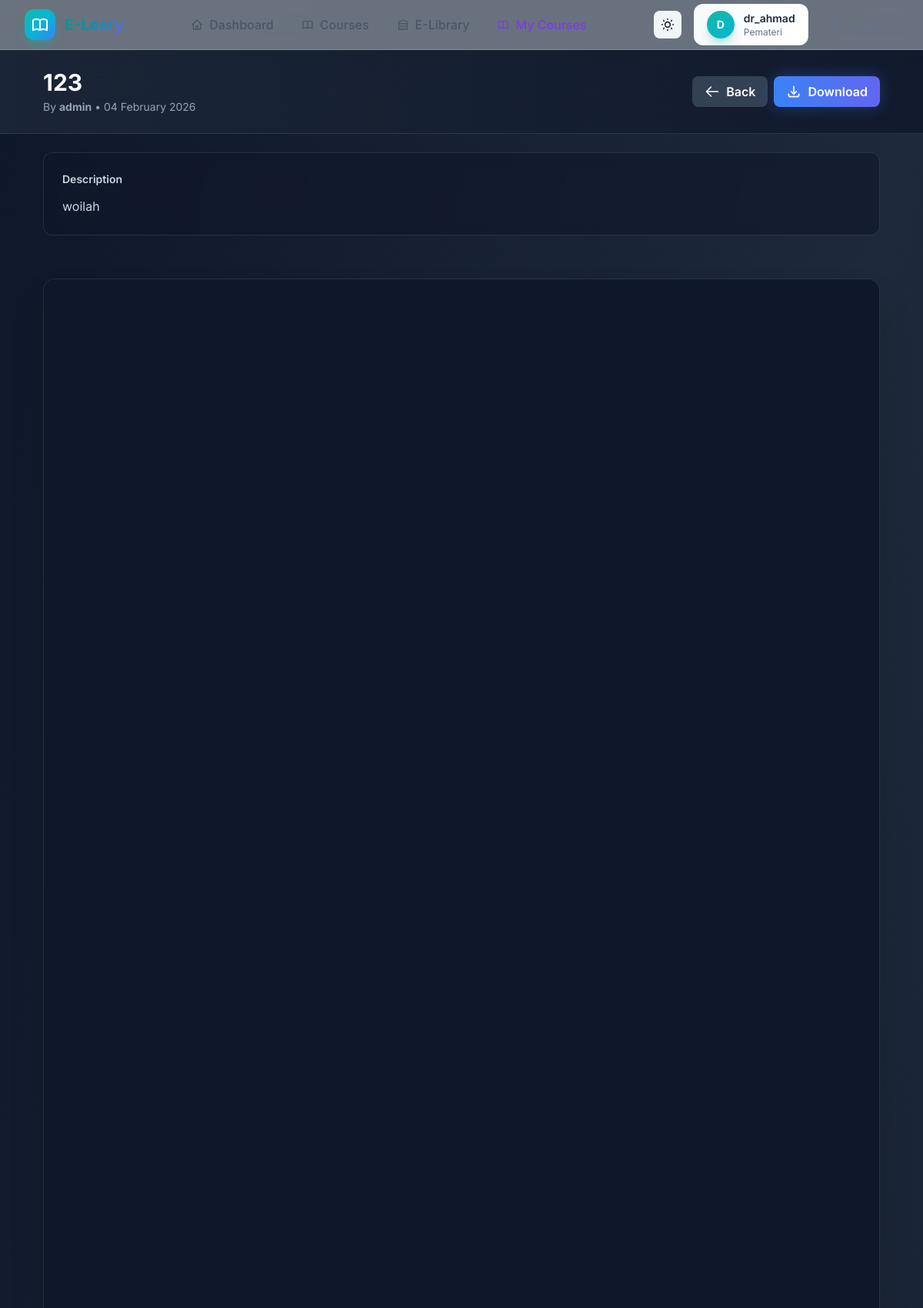
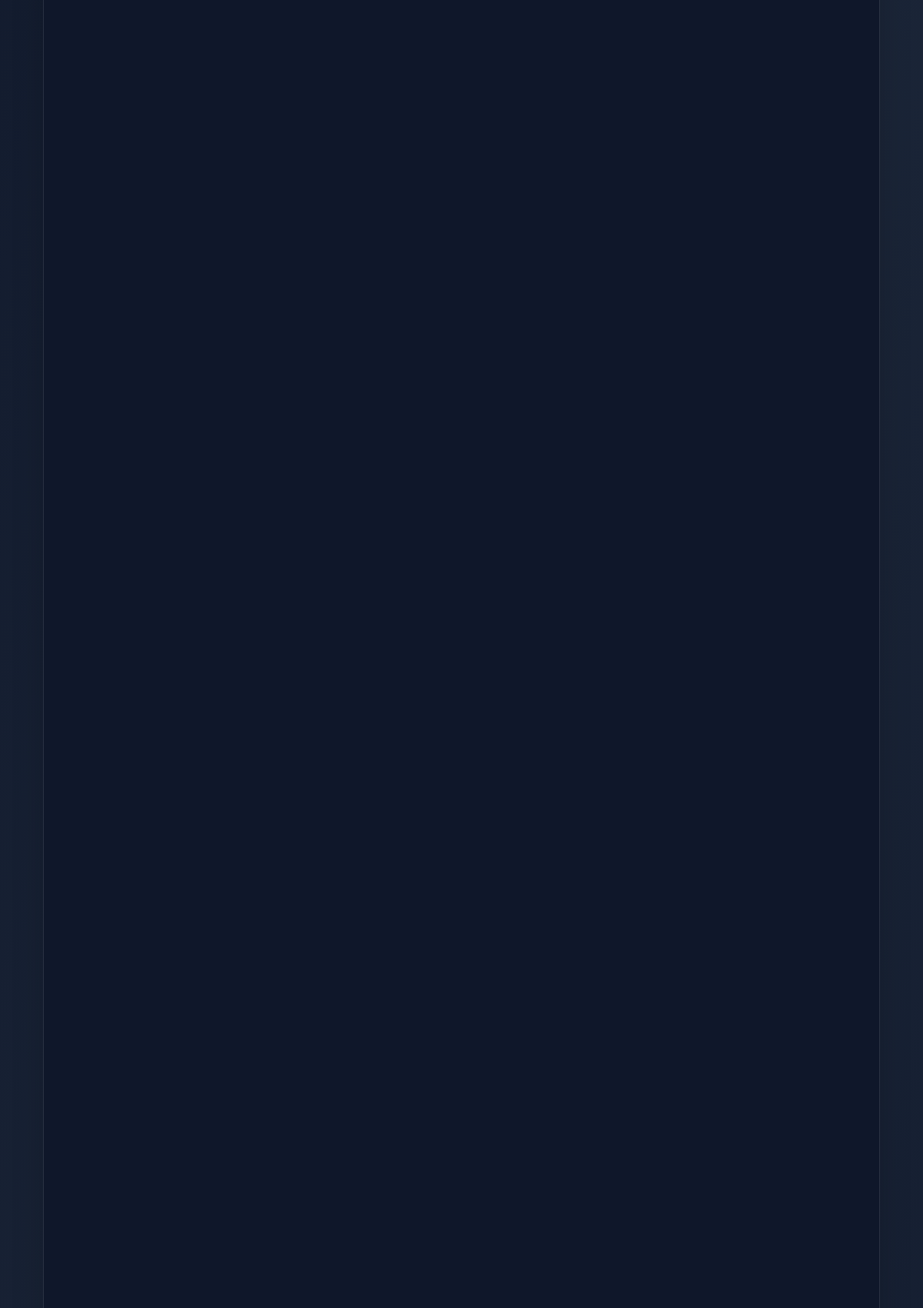
Page /library/5/preview (signed in, upper part) on the committed database (2 pictures, top to bottom).
### models.py (models this page shows, shortened)
class User(UserMixin, db.Model):
    id = db.Column(db.Integer, primary_key=True)
    username = db.Column(db.String(120), unique=True, nullable=False, index=True)
    email = db.Column(db.String(120), unique=True, nullable=False, index=True)
    password_hash = db.Column(db.String(255), nullable=False)
    role = db.Column(db.String(20), default='user', nullable=False)  # 'admin', 'pemateri', or 'user'
    pending_role = db.Column(db.String(20), nullable=True)  # Requested role pending admin approval
    division = db.Column(db.String(100), nullable=True)  # e.g., Medical, IT, Admin, Mahasiswa/Koas
    created_at = db.Column(db.DateTime, default=datetime.utcnow)
    uploaded_books = db.relationship('LibraryBook', backref='uploader', lazy='dynamic', foreign_keys='LibraryBook.uploader_id')
    attendance_logs = db.relationship('AttendanceLog', backref='user', lazy='dynamic')
    enrollments = db.relationship('CourseEnrollment', backref='user', lazy='dynamic')
    instructed_courses = db.relationship('Course', backref='instructor_user', lazy='dynamic', foreign_keys='Course.instructor_id')
    def is_admin(self):
        return self.role == 'admin'
    def can_manage_courses(self):
        return self.role in ['admin', 'pemateri']

class LibraryBook(db.Model):
    id = db.Column(db.Integer, primary_key=True)
    uploader_id = db.Column(db.Integer, db.ForeignKey('user.id'), nullable=False, index=True)
    title = db.Column(db.String(255), nullable=False)
    description = db.Column(db.Text, nullable=True)
    file_path = db.Column(db.String(255), nullable=False)
    status = db.Column(db.String(20), default='pending', nullable=False)  # 'pending', 'approved', 'rejected'
    created_at = db.Column(db.DateTime, default=datetime.utcnow)
    updated_at = db.Column(db.DateTime, default=datetime.utcnow, onupdate=datetime.utcnow)

### app/routes/library.py (the view)
    @app.route('/library/<int:book_id>/preview')
    @login_required
    def preview_document(book_id):
        book = LibraryBook.query.get_or_404(book_id)
        if book.status == 'pending' and not current_user.is_admin():
            flash('You do not have permission to view this document.', 'danger')
            return redirect(url_for('library'))
        elif book.status == 'rejected':
            flash('This document has been rejected.', 'danger')
            return redirect(url_for('library'))
        return render_template('preview.html', book=book)

### templates/preview.html (shortened to what this page needs)
{% extends 'base.html' %}
{% block content %}
<div class="min-h-screen bg-gradient-to-br from-slate-900 via-slate-800 to-slate-900">
    <div class="bg-gradient-to-r from-slate-800/80 to-slate-900/80 backdrop-blur-xl border-b border-white/10 sticky top-16 z-40">
        <div class="max-w-6xl mx-auto px-4 py-6 sm:px-6 lg:px-8">
            <div class="flex items-center justify-between gap-4">
                <div class="flex-1 min-w-0">
                    <h1 class="text-2xl md:text-3xl font-bold text-white truncate">{{ book.title }}</h1>
                    <p class="text-slate-400 text-sm mt-1">
                        By <strong>{{ book.uploader.username }}</strong> • {{ book.created_at.strftime('%d %B %Y') }}
                    </p>
                </div>
                <div class="flex gap-2 flex-shrink-0">
                    <a href="{{ url_for('library') }}" class="inline-flex items-center gap-2 bg-slate-700 hover:bg-slate-600 text-white font-semibold py-2 px-4 rounded-lg transition-colors">
                        <svg class="w-5 h-5" fill="none" stroke="currentColor" viewBox="0 0 24 24">
                            <path stroke-linecap="round" stroke-linejoin="round" stroke-width="2" d="M10 19l-7-7m0 0l7-7m-7 7h18"/>
                        </svg>
                        Back
                    </a>
                    <a href="{{ url_for('download_document', book_id=book.id) }}" class="inline-flex items-center gap-2 btn-glow bg-gradient-to-r from-blue-500 to-indigo-500 hover:from-blue-600 hover:to-indigo-600 text-white font-semibold py-2 px-4 rounded-lg shadow-lg shadow-blue-500/30 transition-all duration-300">
                        <svg class="w-5 h-5" fill="none" stroke="currentColor" viewBox="0 0 24 24">
                            <path stroke-linecap="round" stroke-linejoin="round" stroke-width="2" d="M4 16v1a3 3 0 003 3h10a3 3 0 003-3v-1m-4-4l-4 4m0 0l-4-4m4 4V4"/>
                        </svg>
                        Download
                    </a>
                </div>
            </div>
        </div>
    </div>
    {% if book.description %}
    <div class="max-w-6xl mx-auto px-4 py-6 sm:px-6 lg:px-8">
        <div class="glass rounded-xl border border-white/10 backdrop-blur-xl p-6">
            <h3 class="text-sm font-semibold text-slate-300 mb-3">Description</h3>
            <p class="text-slate-300 leading-relaxed">{{ book.description }}</p>
        </div>
    </div>
    {% endif %}
    <div class="max-w-6xl mx-auto px-4 py-8 sm:px-6 lg:px-8">
        <div class="glass rounded-2xl border border-white/10 backdrop-blur-xl overflow-hidden shadow-2xl">
            {% if book.file_path.endswith('.pdf') %}
                <div class="bg-slate-900 rounded-lg">
                    <iframe
                        src="{{ url_for('view_document', book_id=book.id) }}"
                        class="w-full h-screen rounded-lg"
                        type="application/pdf">
                        <p class="text-white p-6">
                            PDF preview is not supported in your browser.
                            <a href="{{ url_for('download_document', book_id=book.id) }}" class="text-blue-400 hover:text-blue-300 underline">Download the file instead</a>.
                        </p>
                    </iframe>
                </div>
            {% endif %}
        </div>
    </div>
</div>
{% endblock %}

### templates/base.html (shortened to what this page needs)
<!DOCTYPE html>
<html lang="en" id="html-root">
<head>
    <script src="https://cdn.tailwindcss.com"></script>
</head>
<body class="bg-gradient-mesh min-h-screen dark:bg-slate-900 dark:text-slate-100">
    <nav class="glass dark:glass-dark border-b border-white/20 dark:border-slate-700 sticky top-0 z-40 shadow-lg shadow-black/5">
        <div class="max-w-7xl mx-auto px-4 sm:px-6 lg:px-8">
            <div class="flex justify-between items-center h-16">
                <div class="flex items-center gap-3">
                    <div class="w-10 h-10 bg-gradient-to-br from-teal-500 via-cyan-500 to-blue-500 rounded-xl flex items-center justify-center shadow-lg shadow-teal-500/30 animate-pulse-slow">
                    </div>
                    <span class="text-xl font-bold gradient-text">E-Leary</span>
                </div>
                {% if current_user.is_authenticated %}
                    <div class="hidden md:flex items-center gap-1">
                        <a href="{{ url_for('index') }}" class="px-4 py-2 rounded-lg text-slate-600 dark:text-slate-300 hover:text-teal-600 dark:hover:text-teal-400 hover:bg-teal-50 dark:hover:bg-slate-700 font-medium transition-all duration-200">
                            <span class="flex items-center gap-2">
                                <svg class="w-4 h-4" fill="none" stroke="currentColor" viewBox="0 0 24 24"><path stroke-linecap="round" stroke-linejoin="round" stroke-width="2" d="M3 12l2-2m0 0l7-7 7 7M5 10v10a1 1 0 001 1h3m10-11l2 2m-2-2v10a1 1 0 01-1 1h-3m-6 0a1 1 0 001-1v-4a1 1 0 011-1h2a1 1 0 011 1v4a1 1 0 001 1m-6 0h6"/></svg>
                                Dashboard
                            </span>
                        </a>
                        <a href="{{ url_for('courses') }}" class="px-4 py-2 rounded-lg text-slate-600 dark:text-slate-300 hover:text-teal-600 dark:hover:text-teal-400 hover:bg-teal-50 dark:hover:bg-slate-700 font-medium transition-all duration-200">
                            <span class="flex items-center gap-2">
                                Courses
                            </span>
                        </a>
                        <a href="{{ url_for('library') }}" class="px-4 py-2 rounded-lg text-slate-600 dark:text-slate-300 hover:text-teal-600 dark:hover:text-teal-400 hover:bg-teal-50 dark:hover:bg-slate-700 font-medium transition-all duration-200">
                            <span class="flex items-center gap-2">
                                <svg class="w-4 h-4" fill="none" stroke="currentColor" viewBox="0 0 24 24"><path stroke-linecap="round" stroke-linejoin="round" stroke-width="2" d="M8 14v3m4-3v3m4-3v3M3 21h18M3 10h18M3 7l9-4 9 4M4 10h16v11H4V10z"/></svg>
                                E-Library
                            </span>
                        </a>
                        {% if current_user.can_manage_courses() %}
                            <a href="{{ url_for('admin_courses') }}" class="px-4 py-2 rounded-lg text-violet-600 dark:text-violet-400 hover:text-violet-700 dark:hover:text-violet-300 hover:bg-violet-50 dark:hover:bg-slate-700 font-medium transition-all duration-200">
                                <span class="flex items-center gap-2">
                                </span>
                            </a>
                        {% endif %}
                    </div>
                    <div class="flex items-center gap-4">
                        <button id="darkModeToggle" class="p-2 rounded-lg bg-slate-100 dark:bg-slate-700 hover:bg-slate-200 dark:hover:bg-slate-600 transition-colors" title="Toggle dark mode">
                        </button>
                        <div class="hidden sm:flex items-center gap-3 bg-gradient-to-r from-slate-50 to-white dark:from-slate-800 dark:to-slate-700 px-4 py-2 rounded-xl border border-slate-200/50 dark:border-slate-600 shadow-sm">
                            <div class="w-9 h-9 bg-gradient-to-br from-teal-500 to-cyan-500 rounded-full flex items-center justify-center text-white font-bold text-sm shadow-lg shadow-teal-500/30">
                                {{ current_user.username[0].upper() }}
                            </div>
                            <div>
                                <p class="text-sm font-semibold text-slate-800 dark:text-slate-100">{{ current_user.username }}</p>
                                <p class="text-xs text-slate-500 dark:text-slate-400 capitalize">{{ current_user.role }}</p>
                            </div>
                        </div>
                        <a href="{{ url_for('logout') }}" class="flex items-center gap-2 text-slate-500 dark:text-slate-400 hover:text-red-500 dark:hover:text-red-400 font-medium transition-colors px-3 py-2 rounded-lg hover:bg-red-50 dark:hover:bg-red-900/20">
                            <svg class="w-4 h-4" fill="none" stroke="currentColor" viewBox="0 0 24 24"><path stroke-linecap="round" stroke-linejoin="round" stroke-width="2" d="M17 16l4-4m0 0l-4-4m4 4H7m6 4v1a3 3 0 01-3 3H6a3 3 0 01-3-3V7a3 3 0 013-3h4a3 3 0 013 3v1"/></svg>
                            <span class="hidden sm:inline">Logout</span>
                        </a>
                    </div>
                {% endif %}
            </div>
        </div>
    </nav>
    <main class="page-enter">
        {% block content %}{% endblock %}
    </main>
</body>
</html>

### templates/base.html (style rules this page uses)
body { font-family: 'Inter', -apple-system, BlinkMacSystemFont, 'Segoe UI', sans-serif; }
.glass { background: rgba(255, 255, 255, 0.85); backdrop-filter: blur(10px); -webkit-backdrop-filter: blur(10px); }
.gradient-text { background: linear-gradient(135deg, #0d9488 0%, #0891b2 50%, #6366f1 100%); -webkit-background-clip: text; -webkit-text-fill-color: transparent; background-clip: text; }
.btn-glow { position: relative; overflow: hidden; transition: all 0.3s ease; }
.btn-glow::before { content: ''; position: absolute; top: 0; left: -100%; width: 100%; height: 100%; background: linear-gradient(90deg, transparent, rgba(255,255,255,0.2), transparent); transition: left 0.5s ease; }
.page-enter { animation: slideUp 0.4s ease-out; }
.bg-gradient-mesh { background: linear-gradient(135deg, #f0fdfa 0%, #f0f9ff 50%, #faf5ff 100%); }

### templates/preview.html (style rules this page uses)
.glass { background: rgba(15, 23, 42, 0.6); backdrop-filter: blur(10px); }
.btn-glow { box-shadow: 0 0 20px rgba(59, 130, 246, 0.3); }

### rows in the picture
User: username "D", username "dr_ahmad", role "Pemateri"
LibraryBook: title "123", created_at "04 February 2026", description "woilah"
User: uploader.username "admin"
